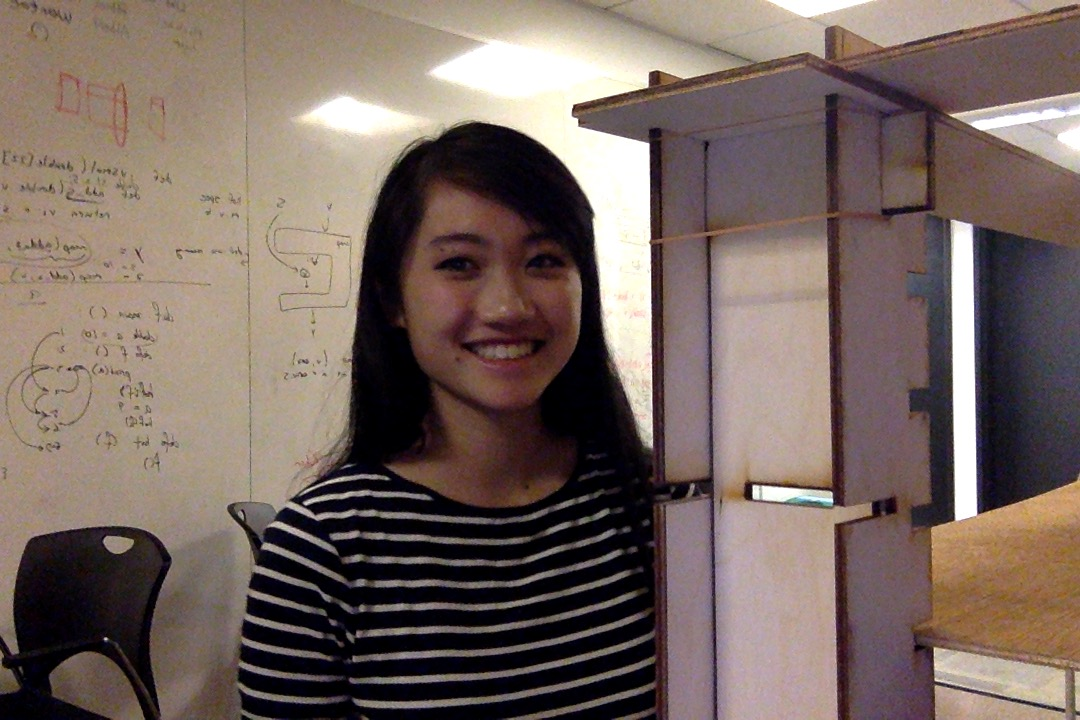
#> input picture DishBlamer/images/b.jpg, 1080 x 720 px
$ python -i camera.py   (imports and definitions only)   (Python 2 division)   (older library calls are emulated)
#> lines starting #> are read from the running program, lines starting #| are printed output that depends on the picture
import cv2
import time
import serial
from datetime import datetime
import smtplib
from email.mime.text import MIMEText
import operator
import json

# Serial port for Arduino
SERIAL_PORT = "/dev/tty.usbmodem1411"

# testing = True

#tracking user interactions
# [1 line not run here, left out]
# [1 line that did not run here, left out]
# [1 line that did not run here, left out]

#email confiugration detalis
emails = {} #CUSTOMIZE: a dictionary that maps names to email addresses
#for each name in tihs dictionary, must have an image with the same name in the training folder
GMAIL_USER = "" #CUSTOMIZE: gmail account name here
GMAIL_PASS = "" #CUSTOMIZE: gmail account password here

#the histograms from the labeled images go here
histograms = {}

#
# Image identification code
# Note that this is a very, very weak form of image recognition.
# It worked for our prototyping purposes, but for any more extensive purposes,
# this should be replaced with something more robust.
#

def features(imageFile):
#> called with imageFile = 'images/b.jpg'
    img=cv2.imread(imageFile)
#> img is the input picture: shape (720, 1080, 3); mean B, G, R 97, 103.8, 119.8
    hsv = cv2.cvtColor(img,cv2.COLOR_BGR2HSV)
#> hsv: shape (720, 1080, 3); mean H, S, V 61.3, 81.7, 120.9
    histogram = cv2.calcHist([hsv], [0, 1], None, [180, 256], [0, 180, 0, 256])
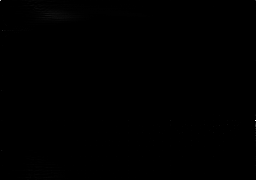
#> histogram: shape (180, 256) float32; min 0, max 19677, mean 16.9; drawn with min black and max white
#> (the run stopped early here; a loop or call above may not have finished)
